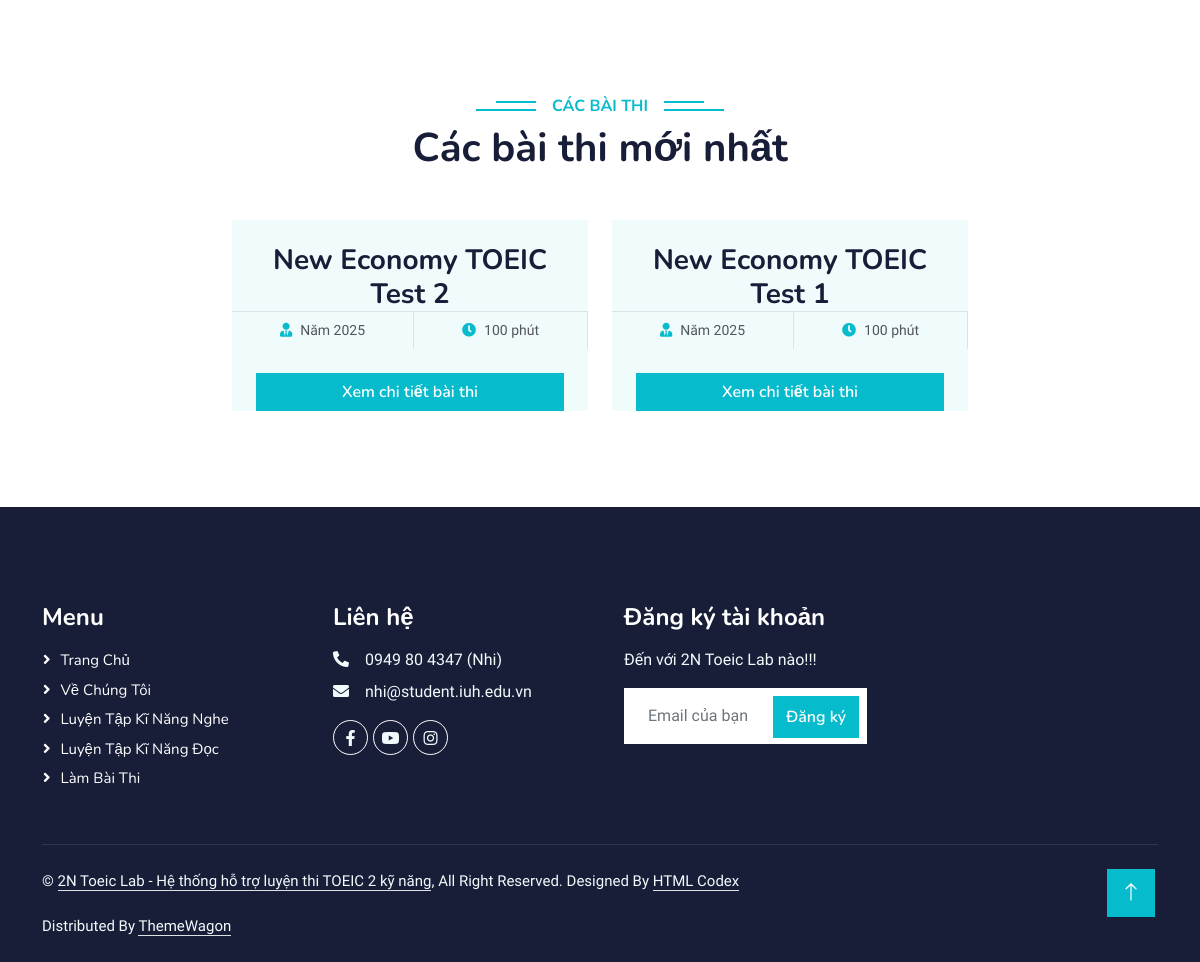
/ (lower part), run on an earlier commit of the app's database.
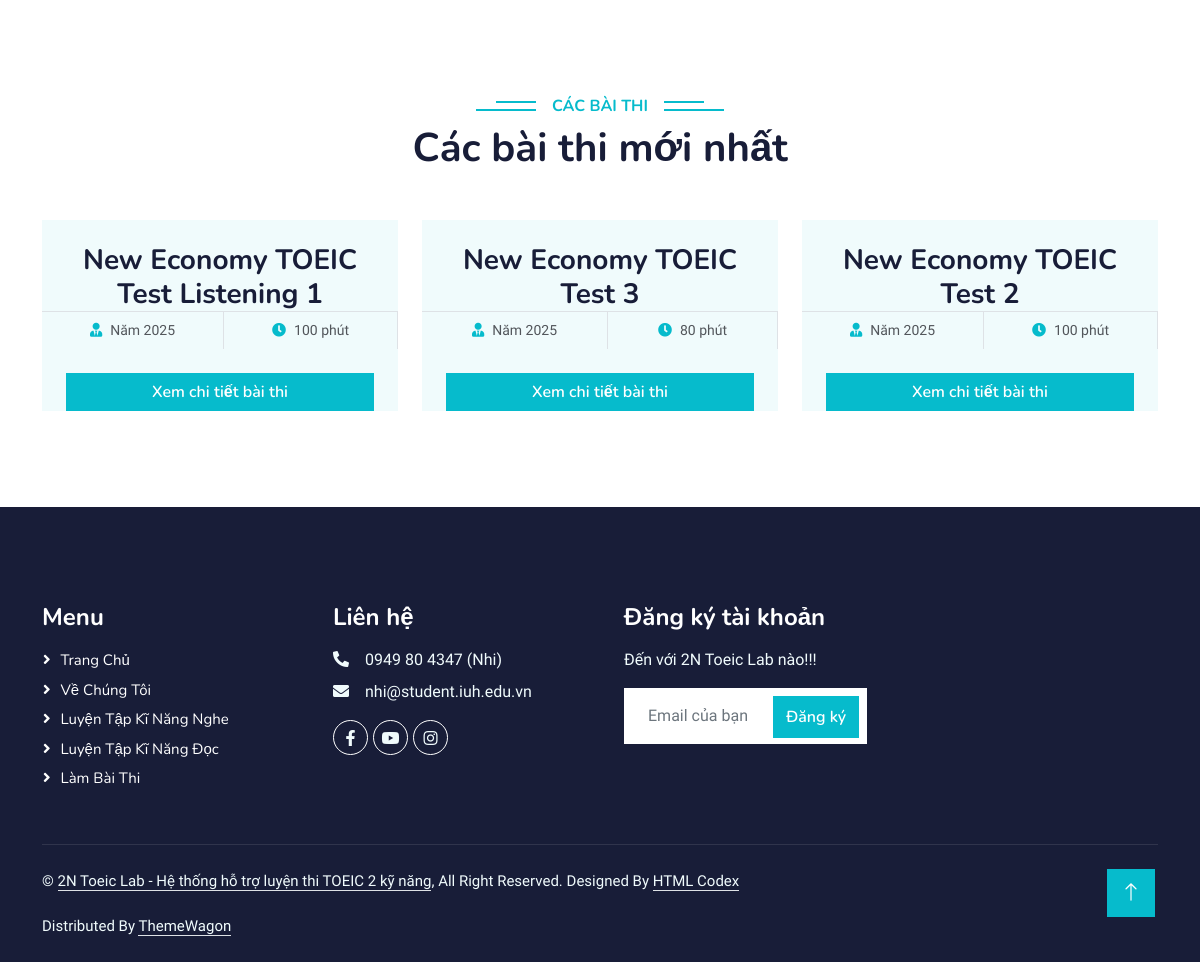
And on a later commit of the database.
### tables this page shows
CREATE TABLE IF NOT EXISTS `exam` (
  `exam_id` int(11) NOT NULL AUTO_INCREMENT,
  `title` varchar(255) NOT NULL,
  `type` varchar(255) NOT NULL,
  `duration_minutes` int(11) NOT NULL,
  `difficulty_level` int(11) NOT NULL,
  PRIMARY KEY (`exam_id`)
);

### index.php (the view, shortened to what this page needs)
<?php
$db = new ketnoi();
$conn = $db->moketnoi();
$exam_sql = "SELECT * FROM exam ORDER BY exam_id DESC LIMIT 3";
$exam_result = mysqli_query($conn, $exam_sql);
?>
<!DOCTYPE html>
<html lang="en">
<head>
    <link href="https://cdnjs.cloudflare.com/ajax/libs/font-awesome/5.10.0/css/all.min.css" rel="stylesheet">
    <link href="https://cdn.jsdelivr.net/npm/bootstrap-icons@1.4.1/font/bootstrap-icons.css" rel="stylesheet">
    <link href="public/libs/animate/animate.min.css" rel="stylesheet">
    <link href="public/libs/owlcarousel/assets/owl.carousel.min.css" rel="stylesheet">
    <link href="public/css/bootstrap.min.css" rel="stylesheet">
    <link href="public/css/style.css" rel="stylesheet">
</head>
<body>
    <div class="container-xxl py-5">
    </div>
    <div class="container-xxl py-5">
        <div class="container">
            <div class="text-center wow fadeInUp" data-wow-delay="0.1s">
                <h6 class="section-title bg-white text-center text-primary px-3">Các bài thi</h6>
                <h1 class="mb-5">Các bài thi mới nhất</h1>
            </div>
            <div class="row g-4 justify-content-center">
    <?php while ($exam = mysqli_fetch_assoc($exam_result)): ?>
        <div class="col-lg-4 col-md-6 wow fadeInUp" data-wow-delay="0.1s">
            <div class="course-item bg-light">
                <div class="text-center p-4 pb-0">
                    <h3 class="mb-0"><?= htmlspecialchars($exam['title']) ?></h3>
                </div>
                <div class="d-flex border-top">
                    <small class="flex-fill text-center border-end py-2">
                        <i class="fa fa-user-tie text-primary me-2"></i>Năm <?= date('Y') ?>
                    </small>
                    <small class="flex-fill text-center border-end py-2">
                        <i class="fa fa-clock text-primary me-2"></i><?= $exam['duration_minutes'] ?> phút
                    </small>
                </div>
                <div class="text-center p-4 pb-0">
                    <a class="btn btn-primary mb-0 w-100" href="templates/examdetails.php?id=<?= $exam['exam_id'] ?>">Xem chi tiết bài thi</a>
                </div>
            </div>
        </div>
    <?php endwhile; ?>
</div>
        </div>
    </div>
    <div class="container-fluid bg-dark text-light footer pt-5 mt-5 wow fadeIn" data-wow-delay="0.1s">
        <div class="container py-5">
            <div class="row g-5">
                <div class="col-lg-3 col-md-6">
                    <h4 class="text-white mb-3">Menu</h4>
                    <a class="btn btn-link" href="">Trang chủ</a>
                    <a class="btn btn-link" href="">Về chúng tôi</a>
                    <a class="btn btn-link" href="">Luyện tập kĩ năng nghe</a>
                    <a class="btn btn-link" href="">Luyện tập kĩ năng đọc</a>
                    <a class="btn btn-link" href="">Làm bài thi</a>
                </div>
                <div class="col-lg-3 col-md-6">
                    <h4 class="text-white mb-3">Liên hệ</h4>
                    <p class="mb-2"><i class="fa fa-phone-alt me-3"></i>0949 80 4347 (Nhi)</p>
                    <p class="mb-2"><i class="fa fa-envelope me-3"></i>nhi@student.iuh.edu.vn</p>
                    <div class="d-flex pt-2">
                        <a class="btn btn-outline-light btn-social" href=""><i class="fab fa-facebook-f"></i></a>
                        <a class="btn btn-outline-light btn-social" href=""><i class="fab fa-youtube"></i></a>
                        <a class="btn btn-outline-light btn-social" href=""><i class="fab fa-instagram"></i></a>
                    </div>
                </div>
                <div class="col-lg-3 col-md-6">
                    <h4 class="text-white mb-3">Đăng ký tài khoản</h4>
                    <p>Đến với 2N Toeic Lab nào!!!</p>
                    <div class="position-relative mx-auto" style="max-width: 400px;">
                        <input class="form-control border-0 w-100 py-3 ps-4 pe-5" type="text" placeholder="Email của bạn">
                        <button type="button" class="btn btn-primary py-2 position-absolute top-0 end-0 mt-2 me-2">Đăng ký</button>
                    </div>
                </div>
            </div>
        </div>
        <div class="container">
            <div class="copyright">
                <div class="row">
                    <div class="col-md-12 text-center text-md-start mb-3 mb-md-0">
                        &copy; <a class="border-bottom" href="#">2N Toeic Lab - Hệ thống hỗ trợ luyện thi TOEIC 2 kỹ năng</a>, All Right Reserved.
                        Designed By <a class="border-bottom" href="https://htmlcodex.com">HTML Codex</a><br><br>
                        Distributed By <a class="border-bottom" href="https://themewagon.com">ThemeWagon</a>
                    </div>
                </div>
            </div>
        </div>
    </div>
    <a href="#" class="btn btn-lg btn-primary btn-lg-square back-to-top"><i class="bi bi-arrow-up"></i></a>
</body>
</html>

What changed in the data, as far as the page shows it:
no longer on this page (row unchanged): exam: title "New Economy TOEIC Test 1", duration_minutes "100"
added exam: title "New Economy TOEIC Test Listening 1", duration_minutes "100"
added exam: title "New Economy TOEIC Test 3", duration_minutes "80"
